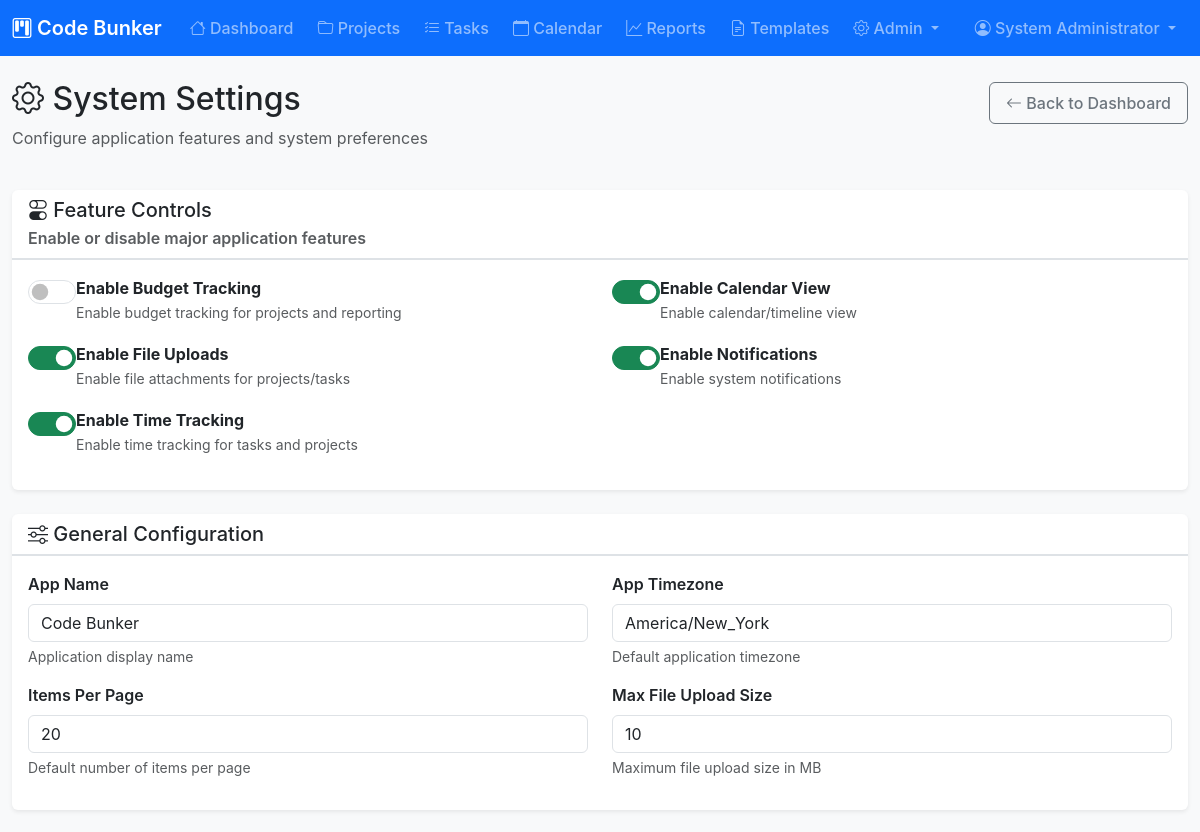
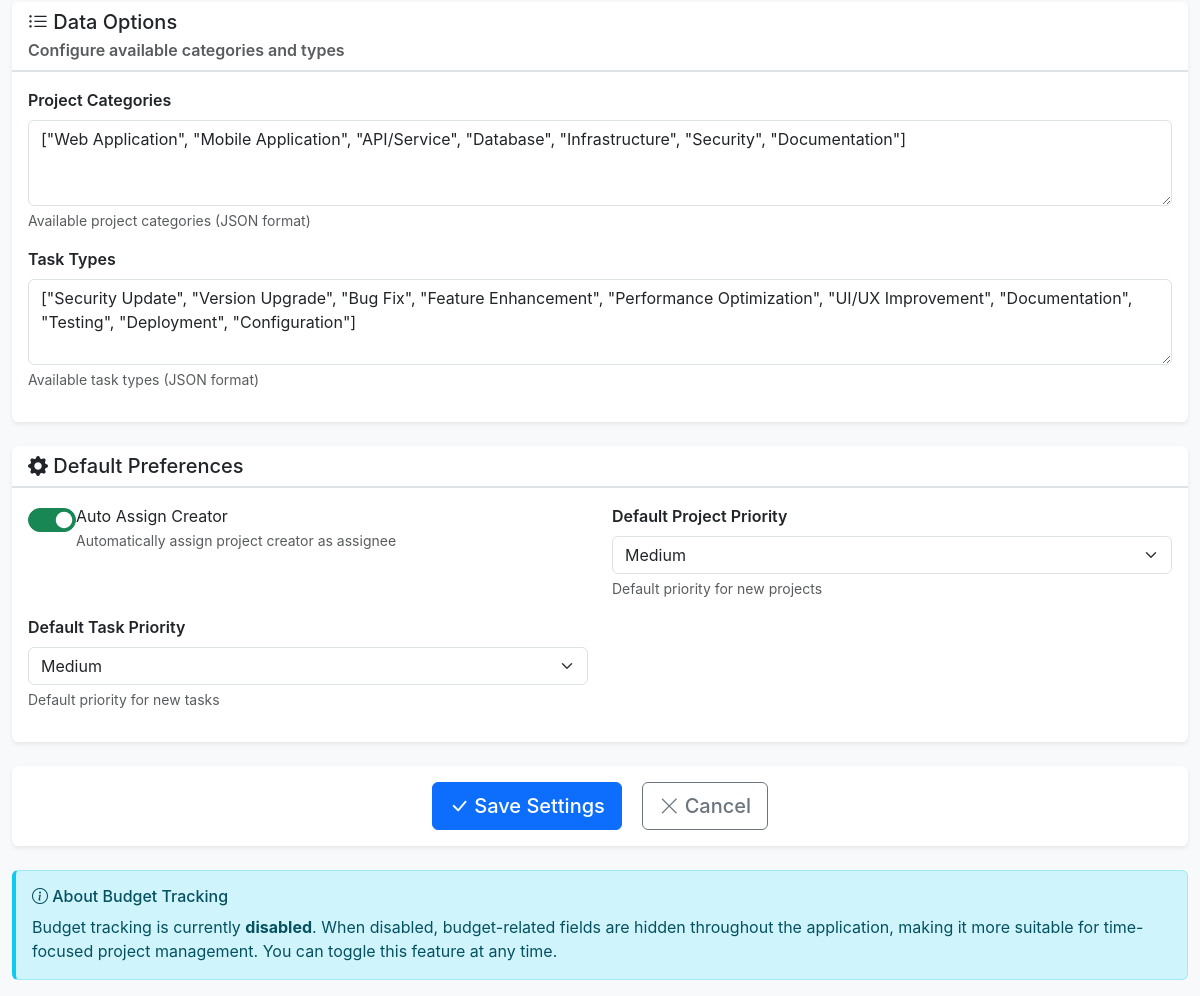
Page /pages/settings.php (signed in) on the committed database (2 pictures, top to bottom).
### tables this page shows
CREATE TABLE settings (
    id INT AUTO_INCREMENT PRIMARY KEY,
    setting_key VARCHAR(100) NOT NULL UNIQUE,
    setting_value TEXT,
    setting_type ENUM('boolean', 'string', 'number', 'json') DEFAULT 'string',
    description TEXT,
    is_editable BOOLEAN DEFAULT TRUE,
    category VARCHAR(50) DEFAULT 'general',
    updated_by INT,
    updated_at TIMESTAMP DEFAULT CURRENT_TIMESTAMP ON UPDATE CURRENT_TIMESTAMP,
    FOREIGN KEY (updated_by) REFERENCES users(id) ON DELETE SET NULL
);

### includes/functions.php (called while the page is built, shortened)
<?php
function getSetting($key, $default = null) {
    $query = "SELECT setting_value, setting_type FROM settings WHERE setting_key = ?";
    $result = executeQuerySingle($query, [$key]);
    $value = $result['setting_value'];
    switch ($result['setting_type']) {
        case 'boolean':
            return filter_var($value, FILTER_VALIDATE_BOOLEAN);
        case 'number':
            return is_numeric($value) ? (float)$value : $default;
        default:
            return $value;
    }
}
function getSettingsByCategory($category = null) {
    $query = "SELECT setting_key, setting_value, setting_type, description, is_editable, category
              FROM settings";
    $params = [];
    if ($category) {
        $query .= " WHERE category = ?";
        $params[] = $category;
    }
    $query .= " ORDER BY category, setting_key";
    return executeQuery($query, $params) ?: [];
}
function isFeatureEnabled($feature) {
    return getSetting('enable_' . $feature, false);
}
?>

### config/database.php (called while the page is built, shortened)
<?php
class Database {
    private $host = 'localhost';
    private $db_name = 'web_app_tracker';
    private $username = 'root';
    private $password = '';
    private $charset = 'utf8mb4';
    private $port = 3306;
    public $conn;
    public function getConnection() {
        $this->conn = null;
        try {
            $dsn = "mysql:host=" . $this->host .
                   ";port=" . $this->port .
                   ";dbname=" . $this->db_name .
                   ";charset=" . $this->charset;
            $options = [
                PDO::ATTR_ERRMODE => PDO::ERRMODE_EXCEPTION,
                PDO::ATTR_DEFAULT_FETCH_MODE => PDO::FETCH_ASSOC,
                PDO::ATTR_EMULATE_PREPARES => false,
                PDO::MYSQL_ATTR_INIT_COMMAND => "SET NAMES utf8mb4"
            ];
            $this->conn = new PDO($dsn, $this->username, $this->password, $options);
        } catch(PDOException $e) {
            error_log("Database Connection Error: " . $e->getMessage());
            if (defined('DEBUG_MODE') && DEBUG_MODE) {
                echo "Connection Error: " . $e->getMessage();
            } else {
                echo "Database connection failed. Please try again later.";
            }
        }
        return $this->conn;
    }
    public function executeQuery($query, $params = []) {
        try {
            $stmt = $this->conn->prepare($query);
            $stmt->execute($params);
            return $stmt;
        } catch(PDOException $e) {
            error_log("Query Execution Error: " . $e->getMessage());
            return false;
        }
    }
}
function getDatabase() {
    static $database = null;
    if ($database === null) {
        $database = new Database();
    }
    return $database;
}
function executeQuery($query, $params = []) {
    $database = getDatabase();
    $stmt = $database->executeQuery($query, $params);
    if ($stmt !== false) {
        return $stmt->fetchAll(PDO::FETCH_ASSOC);
    }
    return false;
}
function executeQuerySingle($query, $params = []) {
    $database = getDatabase();
    $stmt = $database->executeQuery($query, $params);
    if ($stmt !== false) {
        return $stmt->fetch(PDO::FETCH_ASSOC);
    }
    return false;
}
?>

### pages/settings.php (the view, shortened to what this page needs)
<?php
require_once dirname(__FILE__) . '/../includes/header.php';
$categories = ['features', 'general', 'data', 'appearance', 'defaults'];
$allSettings = [];
foreach ($categories as $category) {
    $allSettings[$category] = getSettingsByCategory($category);
}
?>
<div class="row mb-4">
    <div class="col-12">
        <div class="d-flex justify-content-between align-items-center">
            <h2><i class="bi bi-gear"></i> System Settings</h2>
            <div>
                <a href="<?php echo BASE_URL; ?>/pages/dashboard.php" class="btn btn-outline-secondary">
                    <i class="bi bi-arrow-left"></i> Back to Dashboard
                </a>
            </div>
        </div>
        <p class="text-muted">Configure application features and system preferences</p>
    </div>
</div>
<form method="POST" action="">
    <div class="row mb-4">
        <div class="col-12">
            <div class="card">
                <div class="card-header">
                    <h5 class="card-title mb-0">
                        <i class="bi bi-toggles"></i> Feature Controls
                    </h5>
                    <p class="text-muted mb-0 mt-1">Enable or disable major application features</p>
                </div>
                <div class="card-body">
                    <div class="row">
                        <?php foreach ($allSettings['features'] as $setting): ?>
                        <div class="col-lg-6 mb-3">
                            <div class="form-check form-switch">
                                <input class="form-check-input" type="checkbox"
                                       id="setting_<?php echo $setting['setting_key']; ?>"
                                       name="setting_<?php echo $setting['setting_key']; ?>"
                                       value="1"
                                       <?php echo getSetting($setting['setting_key'], false) ? 'checked' : ''; ?>>
                                <label class="form-check-label" for="setting_<?php echo $setting['setting_key']; ?>">
                                    <strong><?php echo str_replace(['enable_', '_'], ['', ' '], ucwords($setting['setting_key'], '_')); ?></strong>
                                    <br><small class="text-muted"><?php echo htmlspecialchars($setting['description']); ?></small>
                                </label>
                            </div>
                        </div>
                        <?php endforeach; ?>
                    </div>
                </div>
            </div>
        </div>
    </div>
    <div class="row mb-4">
        <div class="col-12">
            <div class="card">
                <div class="card-header">
                    <h5 class="card-title mb-0">
                        <i class="bi bi-sliders"></i> General Configuration
                    </h5>
                </div>
                <div class="card-body">
                    <div class="row">
                        <?php foreach ($allSettings['general'] as $setting): ?>
                        <div class="col-lg-6 mb-3">
                            <label for="setting_<?php echo $setting['setting_key']; ?>" class="form-label">
                                <?php echo str_replace('_', ' ', ucwords($setting['setting_key'], '_')); ?>
                            </label>
                            <?php if ($setting['setting_type'] === 'number'): ?>
                            <input type="number" class="form-control"
                                   id="setting_<?php echo $setting['setting_key']; ?>"
                                   name="setting_<?php echo $setting['setting_key']; ?>"
                                   value="<?php echo htmlspecialchars(getSetting($setting['setting_key'], '')); ?>">
                            <?php else: ?>
                            <input type="text" class="form-control"
                                   id="setting_<?php echo $setting['setting_key']; ?>"
                                   name="setting_<?php echo $setting['setting_key']; ?>"
                                   value="<?php echo htmlspecialchars(getSetting($setting['setting_key'], '')); ?>">
                            <?php endif; ?>
                            <div class="form-text"><?php echo htmlspecialchars($setting['description']); ?></div>
                        </div>
                        <?php endforeach; ?>
                    </div>
                </div>
            </div>
        </div>
    </div>
    <div class="row mb-4">
        <div class="col-12">
            <div class="card">
                <div class="card-header">
                    <h5 class="card-title mb-0">
                        <i class="bi bi-list-ul"></i> Data Options
                    </h5>
                    <p class="text-muted mb-0 mt-1">Configure available categories and types</p>
                </div>
                <div class="card-body">
                    <?php foreach ($allSettings['data'] as $setting): ?>
                    <div class="mb-3">
                        <label for="setting_<?php echo $setting['setting_key']; ?>" class="form-label">
                            <?php echo str_replace('_', ' ', ucwords($setting['setting_key'], '_')); ?>
                        </label>
                        <textarea class="form-control" rows="3"
                                  id="setting_<?php echo $setting['setting_key']; ?>"
                                  name="setting_<?php echo $setting['setting_key']; ?>"
                                  placeholder='["Option 1", "Option 2", "Option 3"]'><?php echo htmlspecialchars($setting['setting_value']); ?></textarea>
                        <div class="form-text"><?php echo htmlspecialchars($setting['description']); ?> (JSON format)</div>
                    </div>
                    <?php endforeach; ?>
                </div>
            </div>
        </div>
    </div>
    <div class="row mb-4">
        <div class="col-12">
            <div class="card">
                <div class="card-header">
                    <h5 class="card-title mb-0">
                        <i class="bi bi-gear-fill"></i> Default Preferences
                    </h5>
                </div>
                <div class="card-body">
                    <div class="row">
                        <?php foreach ($allSettings['defaults'] as $setting): ?>
                        <div class="col-lg-6 mb-3">
                            <?php if ($setting['setting_key'] === 'auto_assign_creator'): ?>
                            <div class="form-check form-switch">
                                <input class="form-check-input" type="checkbox"
                                       id="setting_<?php echo $setting['setting_key']; ?>"
                                       name="setting_<?php echo $setting['setting_key']; ?>"
                                       value="1"
                                       <?php echo getSetting($setting['setting_key'], false) ? 'checked' : ''; ?>>
                                <label class="form-check-label" for="setting_<?php echo $setting['setting_key']; ?>">
                                    <?php echo str_replace('_', ' ', ucwords($setting['setting_key'], '_')); ?>
                                    <br><small class="text-muted"><?php echo htmlspecialchars($setting['description']); ?></small>
                                </label>
                            </div>
                            <?php else: ?>
                            <label for="setting_<?php echo $setting['setting_key']; ?>" class="form-label">
                                <?php echo str_replace('_', ' ', ucwords($setting['setting_key'], '_')); ?>
                            </label>
                            <select class="form-select" id="setting_<?php echo $setting['setting_key']; ?>"
                                    name="setting_<?php echo $setting['setting_key']; ?>">
                                <?php
                                $currentValue = getSetting($setting['setting_key'], 'medium');
                                $priorities = ['critical', 'high', 'medium', 'low'];
                                foreach ($priorities as $priority):
                                ?>
                                <option value="<?php echo $priority; ?>" <?php echo $currentValue === $priority ? 'selected' : ''; ?>>
                                    <?php echo ucfirst($priority); ?>
                                </option>
                                <?php endforeach; ?>
                            </select>
                            <div class="form-text"><?php echo htmlspecialchars($setting['description']); ?></div>
                            <?php endif; ?>
                        </div>
                        <?php endforeach; ?>
                    </div>
                </div>
            </div>
        </div>
    </div>
    <div class="row">
        <div class="col-12">
            <div class="card">
                <div class="card-body text-center">
                    <button type="submit" name="update_settings" class="btn btn-primary btn-lg me-3">
                        <i class="bi bi-check-lg"></i> Save Settings
                    </button>
                    <a href="<?php echo BASE_URL; ?>/pages/dashboard.php" class="btn btn-outline-secondary btn-lg">
                        <i class="bi bi-x-lg"></i> Cancel
                    </a>
                </div>
            </div>
        </div>
    </div>
</form>
<div class="row mt-4">
    <div class="col-12">
        <div class="alert alert-info">
            <h6><i class="bi bi-info-circle"></i> About Budget Tracking</h6>
            <p class="mb-0">
                Budget tracking is currently <strong><?php echo isFeatureEnabled('budget_tracking') ? 'enabled' : 'disabled'; ?></strong>.
                When disabled, budget-related fields are hidden throughout the application, making it more suitable for
                time-focused project management. You can toggle this feature at any time.
            </p>
        </div>
    </div>
</div>
<?php require_once dirname(__FILE__) . '/../includes/footer.php'; ?>

### assets/css/style.css (style rules this page uses)
:root { --primary-color: #0d6efd; --secondary-color: #6c757d; --success-color: #198754; --danger-color: #dc3545; --warning-color: #ffc107; --info-color: #0dcaf0; --light-color: #f8f9fa; --dark-color: #212529; --border-radius: 0.375rem; --box-shadow: 0 0.125rem 0.25rem rgba(0, 0, 0, 0.075); }
body { background-color: #f8f9fa; font-family: -apple-system, BlinkMacSystemFont, 'Segoe UI', Roboto, 'Helvetica Neue', Arial, sans-serif; }
.card { border: none; box-shadow: var(--box-shadow); transition: box-shadow 0.15s ease-in-out; }
.card-header { background-color: transparent; border-bottom: 1px solid #dee2e6; font-weight: 600; }
.form-label { font-weight: 600; margin-bottom: 0.5rem; }
.btn { font-weight: 500; border-radius: var(--border-radius); padding: 0.5rem 1rem; transition: all 0.15s ease-in-out; }
.btn-primary { background-color: var(--primary-color); border-color: var(--primary-color); }

### includes/header.php (style rules this page uses)
body { margin:0;font-family:-apple-system,BlinkMacSystemFont,'Segoe UI',Roboto,'Helvetica Neue',Arial,sans-serif;background-color:#f8f9fa }

### pages/settings.php (style rules this page uses)
.form-check-input:checked { background-color: #198754; border-color: #198754; }
.card-header { border-bottom: 2px solid #dee2e6; }
.form-switch .form-check-input { width: 3em; height: 1.5em; }
.alert-info { border-left: 4px solid #0dcaf0; }

### rows in the picture
settings: setting_key "Enable Budget Tracking", description "Enable budget tracking for projects and reporting"
settings: setting_value "☑", setting_key "Enable Calendar View", description "Enable calendar/timeline view"
settings: setting_value "☑", setting_key "Enable File Uploads", description "Enable file attachments for projects/tasks"
settings: setting_value "☑", setting_key "Enable Notifications", description "Enable system notifications"
settings: setting_value "☑", setting_key "Enable Time Tracking", description "Enable time tracking for tasks and projects"
settings: setting_key "App Name", setting_key+setting_value "Code Bunker", description "Application display name"
settings: setting_key "App Timezone", setting_key+setting_value "America/New_York", description "Default application timezone"
settings: setting_key "Items Per Page", setting_key+setting_value "20", description "Default number of items per page"
settings: setting_key "Max File Upload Size", setting_key+setting_value "10", description "Maximum file upload size in MB"
settings: setting_key "Project Categories", setting_key+setting_value "[\"Web Application\", \"Mobile Application\", \"API/Service\", \"Database\", \"Infrastructure\", \"Security\", \"Documentation\"]", description "Available project categories"
settings: setting_key "Task Types", setting_key+setting_value "[\"Security Update\", \"Version Upgrade\", \"Bug Fix\", \"Feature Enhancement\", \"Performance Optimization\", \"UI/UX Improvement\", \"Documentation\", \"Testing\", \"Deployment\", \"Configuration\"]", description "Available task types"
settings: setting_value "☑", setting_key "Auto Assign Creator", description "Automatically assign project creator as assignee"
settings: setting_key "Default Project Priority", setting_key+setting_value "Medium", description "Default priority for new projects"
settings: setting_key "Default Task Priority", setting_key+setting_value "Medium", description "Default priority for new tasks"

### other values in the picture
APP_NAME "Code Bunker"
$currentUser['first_name'] . ' ' . $currentUser['last_name'] "System Administrator"
